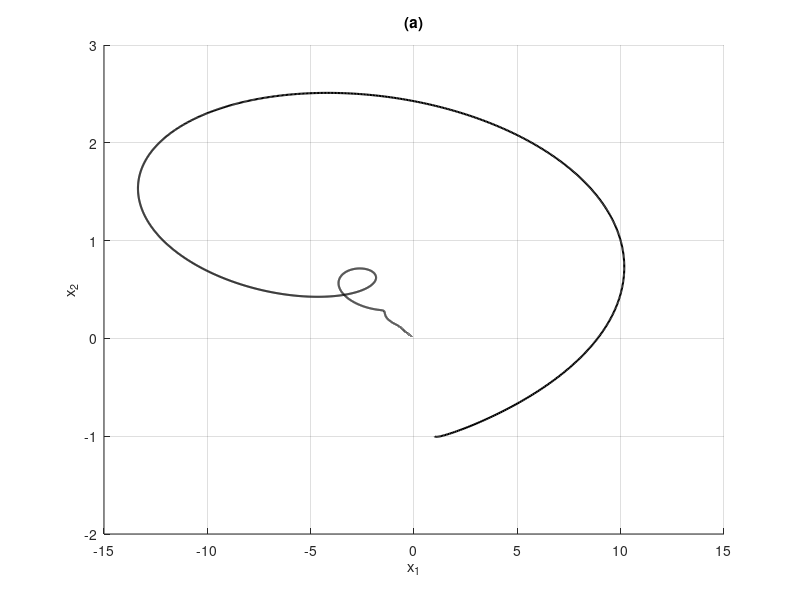

Source code (MATLAB):
%function stateRes_obc

%clc, clearvars, close all

% System matrices and initial condition
A = [1  -2; 1   4];
B = [1  0.1]';
C = [0.1    0];

% Initial condition
x0 = [1; -1];
 
% Observer-based control design
%(1) via separation principle
% K = [-7.4147  -108.0534];
% L = [-80.9385 291.6843]';

%(2) via Lyapunov stability approach with mu = 100
K = [-48.5911   -280.6373];
L = [-89.3317   330.6961]';

% Responds....
kMax = 10000;
dt = 0.001; 
Id = eye(2);

x(:,1) = x0;
hx(:,1) = [0; 0];

for k=1:kMax  
    u(:, k) = K*hx(:,k);
    y(:, k) = C*x(:,k);
    hy(:, k) = C*hx(:,k);

    x(:, k+1) = (Id + A*dt)*x(:,k) + B*dt*u(:,k);    
    hx(:, k+1) = (Id + A*dt)*hx(:,k) + B*dt*u(:,k) - L*dt*(y(:,k) - hy(:,k));    
end  

%
figure
title('(a)')
hold on
plot(x(1,:), x(2,:), 'k', 'linewidth', 1.5) 
xlabel('x_1')
ylabel('x_2')
grid on
 
 
 